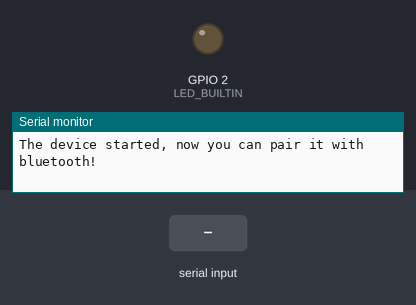
A sketch run on a simulated ESP32. Shown: output pins drawn as LEDs (lit = HIGH), the last lines printed to the serial monitor. Inputs (shaded band) come from the test bench. Nothing arrives over Bluetooth unless stated.

Above: at 1.2 s.
1.3 s: "led_on\n" received over the second serial link
At 1.9 s:
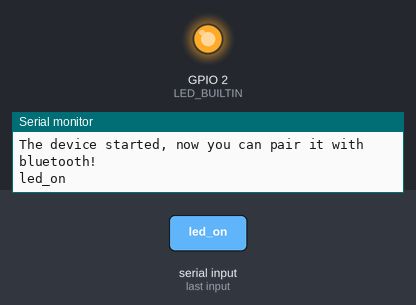
2.9 s: "led_off\n" received over the second serial link
At 4.3 s:
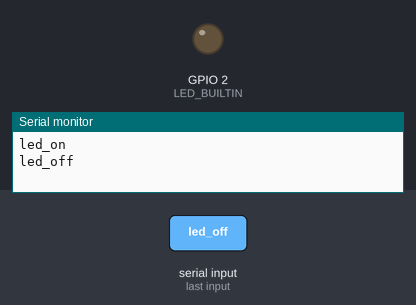
Timing chart, 0 to 5.9 s (numbered marks = the images above; inputs shaded):
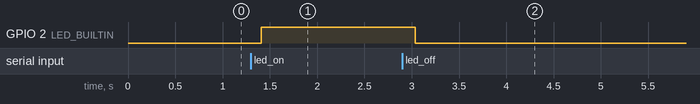

Measured:
- after the input at 1.3 s, GPIO 2 (LED_BUILTIN): LOW → HIGH after 0.11 s
- after the input at 2.9 s, GPIO 2 (LED_BUILTIN): HIGH → LOW after 0.14 s

The sketch:

bluetoothSwitch.ino
```cpp
#include "BluetoothSerial.h"

#if !defined(CONFIG_BT_ENABLED) || !defined(CONFIG_BLUEDROID_ENABLED)
#error Bluetooth is not enabled! Please run `make menuconfig` to and enable it
#endif

BluetoothSerial SerialBT;
String SwitchIt;
int LED_BUILTIN=2;
String message = "";


void setup() {
  Serial.begin(115200);
  SerialBT.begin("ESP32test"); //Bluetooth device name
  Serial.println("The device started, now you can pair it with bluetooth!");
  pinMode(LED_BUILTIN, OUTPUT);
}

void loop() {
  // Read received messages (LED control command)
  if (SerialBT.available()){
    char SwitchIt = SerialBT.read();
    if (SwitchIt != '\n'){
      message += String(SwitchIt);
    }
    else{
      message = "";
    }
    Serial.write(SwitchIt);
  }
  // Check received message and control output accordingly
  if (message =="led_on"){
    digitalWrite(LED_BUILTIN, HIGH);
  }
  else if (message =="led_off"){
    digitalWrite(LED_BUILTIN, LOW);
  }
  delay(20);
}
```
